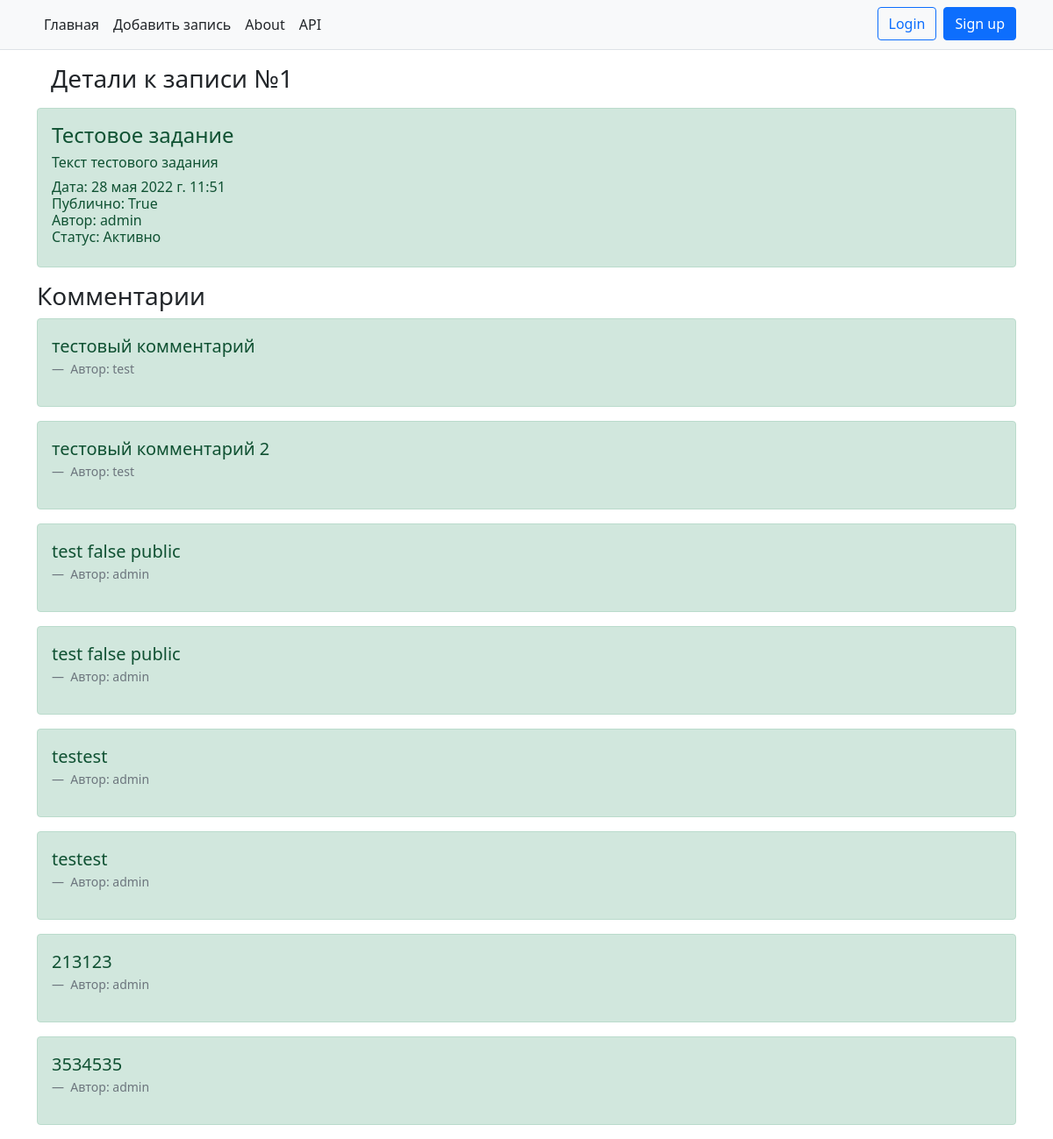
The page /details/1 on the database its author committed.
### todo_manager/models.py (models this page shows, shortened)
class ToDoModel(models.Model):
    class StatusNote(models.IntegerChoices):  # Выбор статуса задачи
        ACTIVE = 1, _('Активно')
        POSTPONED = 2, _('Отложено')
        DONE = 3, _('Выполнено')
    author = models.ForeignKey(User, on_delete=models.CASCADE)
    title = models.CharField(_("Заголовок"), max_length=150)
    message = models.TextField("Текст заметки", max_length=5000)
    status = models.IntegerField(verbose_name="Статус", default=StatusNote.ACTIVE, choices=StatusNote.choices)
    important = models.BooleanField("Важно", default=False)
    public = models.BooleanField("Публично", default=False)
    time_field = models.DateTimeField(verbose_name="Дата", default=get_date)
    class Meta:
        verbose_name = _("Задача")  # todo с маленькой буквы
        verbose_name_plural = _("Задачи")

class Comments(models.Model):
    comment = models.TextField("Текст комментария", max_length=5000)
    author = models.ForeignKey(User, on_delete=models.CASCADE, verbose_name="Автор")
    todo_post = models.ForeignKey(ToDoModel, on_delete=models.CASCADE, verbose_name="Пост", related_name="comments",
                                  default=None)
    class Meta:
        verbose_name = _("Комментарий")
        verbose_name_plural = _("Комментарии")

### todo_manager/views.py (the view, shortened to what this page needs)
# urls.py: path('details/<int:pk>', views.DetailViews.as_view(), name='details'),
class DetailViews(View):
    def get(self, request, pk):
        obj = ToDoModel.objects.get(pk=pk)
        comments = Comments.objects.all()
        comments_filter = comments.filter(todo_post_id=pk)
        form = CommentForm(request.POST)
        content = {'obj': obj,
                   'user': request.user,
                   'form': form,
                   'comments': comments_filter}
        return render(request, 'todo_manager/details.html', content)

### todo_manager/templates/todo_manager/details.html (shortened to what this page needs)
{% extends "todo_manager/base.html" %}
{% block content %}
    <h3 class="m-3">Детали к записи №{{ obj.id }}</h3>
    <div class="{% if obj.public %} alert alert-success mt-2 {% else %} alert alert-warning mt-2 {% endif %}">
        <h4>{{ obj.title }}</h4>
        <p class="h6">{{ obj.message }}</p>
        <p class="h6">Дата: {{ obj.time_field }}<br>
            Публично: {{ obj.public }}<br>
            Автор: {{ obj.author }}<br>
            Статус: {{ obj.get_status_display }}
        </p>
    </div>
    <h3>Комментарии</h3>
    {% if obj.public %}
        {% if comments %}
            {% for comment in comments %}
                <div class="alert alert-success mt-2">
                    <figure>
                        <blockquote class="blockquote">
                            <p>{{ comment.comment }}</p>
                        </blockquote>
                        <figcaption class="blockquote-footer"> Автор: {{ comment.author }} </figcaption>
                    </figure>
                </div>
            {% endfor %}
        {% else %}
            <p>Комментариев пока что нет...</p>
        {% endif %}
    {% else %}
        <p>Комментировать можно только публичную запись</p>
    {% endif %}
{% endblock %}

### rows shown on the page
ToDoModel: id "1", title "Тестовое задание", message "Текст тестового задания", time_field "28 мая 2022 г. 11:51", public "True", author "admin", status "Активно"
Comments: comment "тестовый комментарий", author "test"
Comments: comment "тестовый комментарий 2", author "test"
Comments: comment "test false public", author "admin"
Comments: comment "test false public", author "admin"
Comments: comment "testest", author "admin"
Comments: comment "testest", author "admin"
Comments: comment "213123", author "admin"
Comments: comment "3534535", author "admin"
